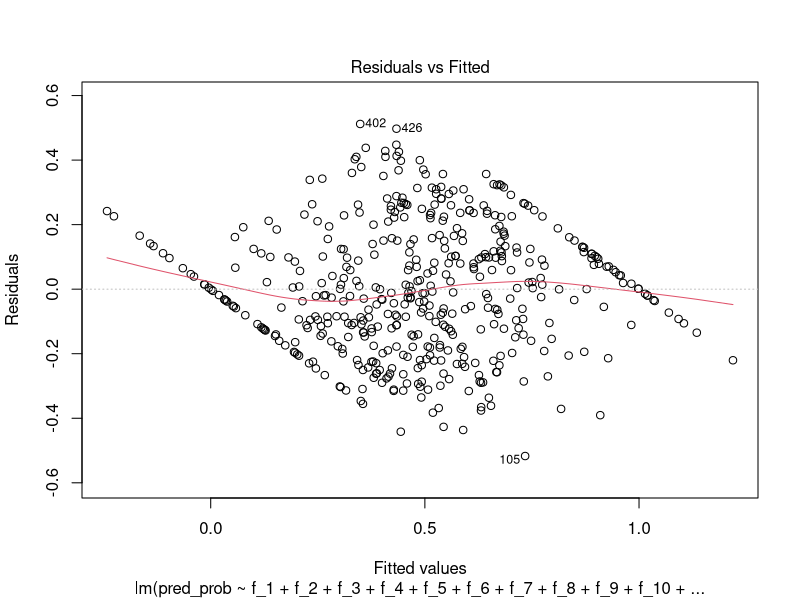
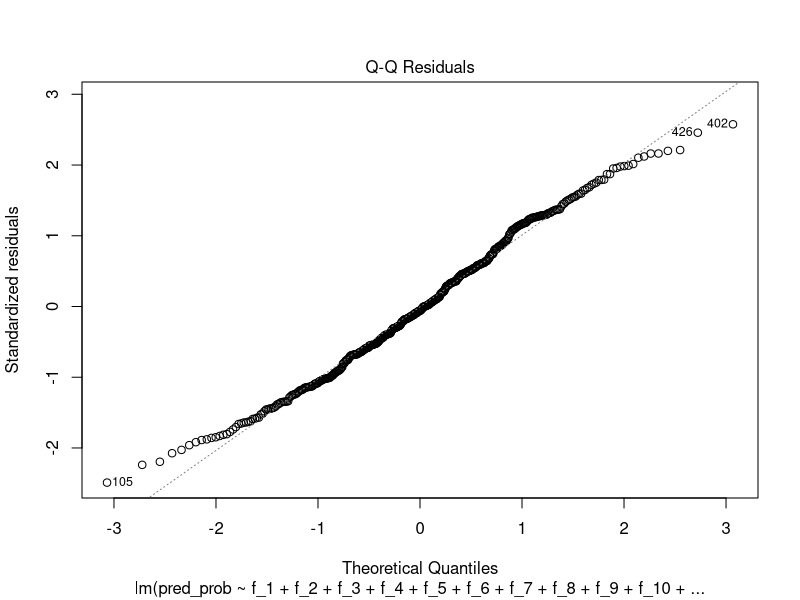
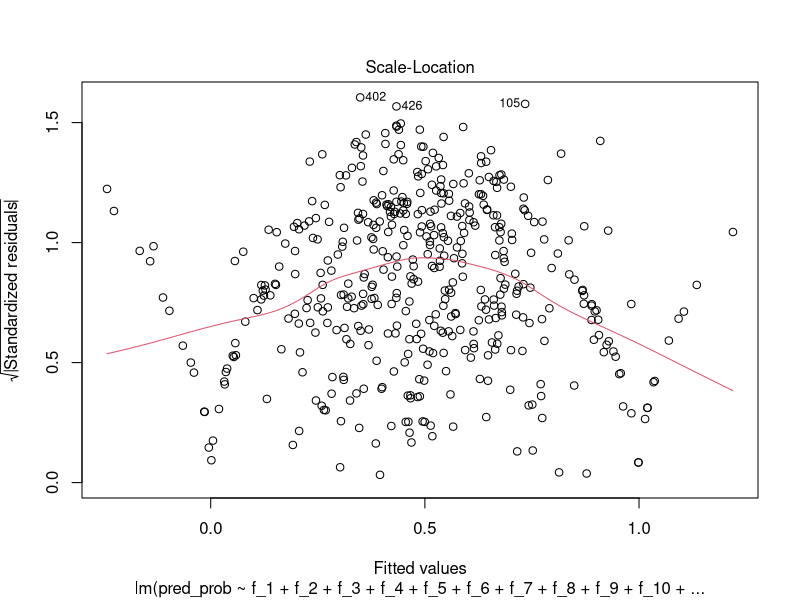
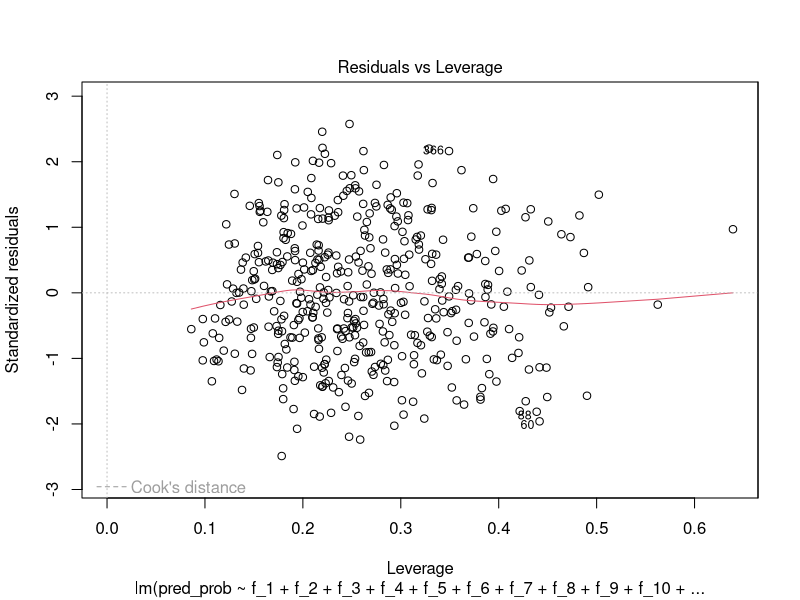
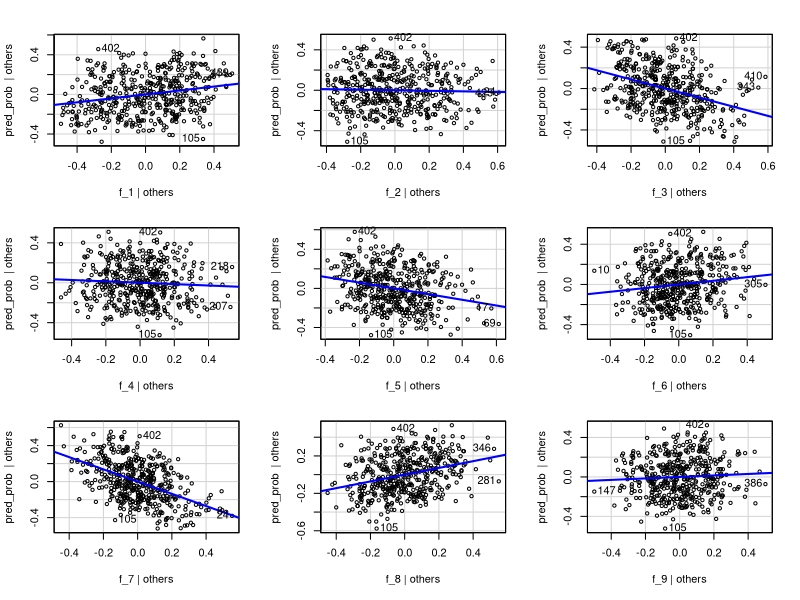
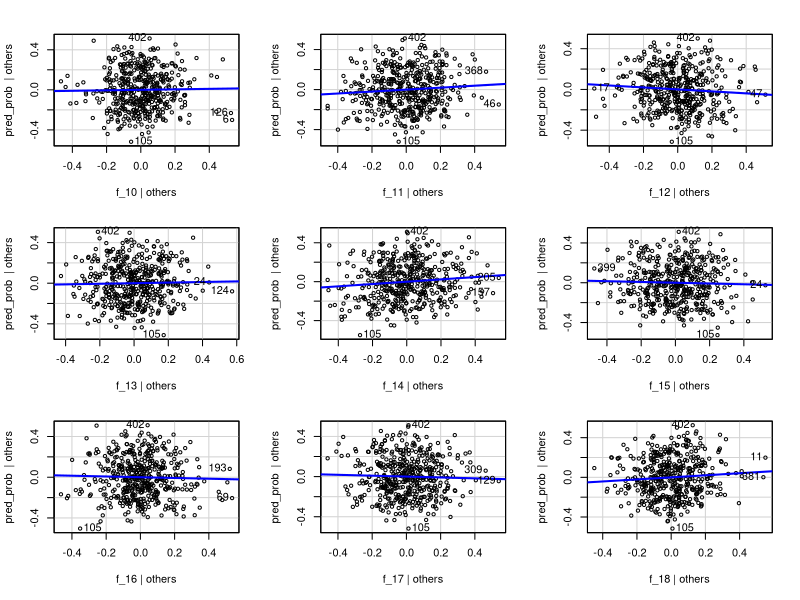
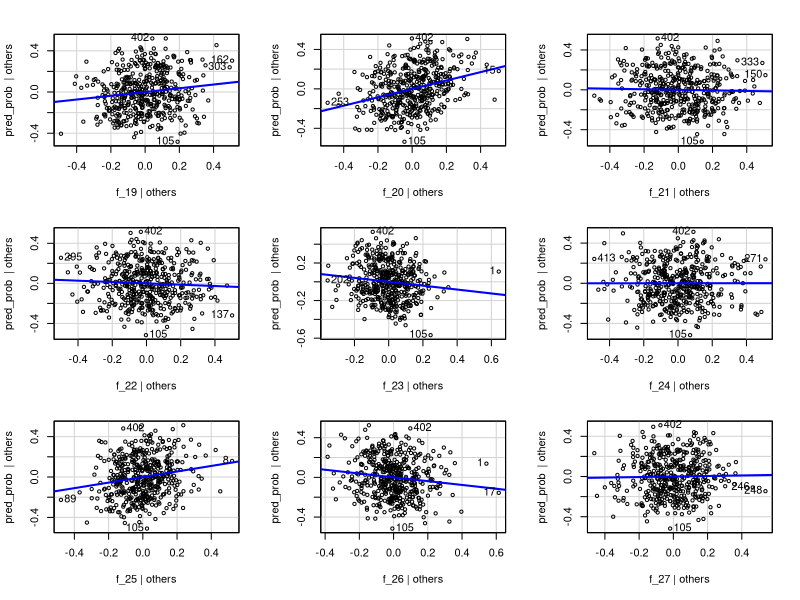
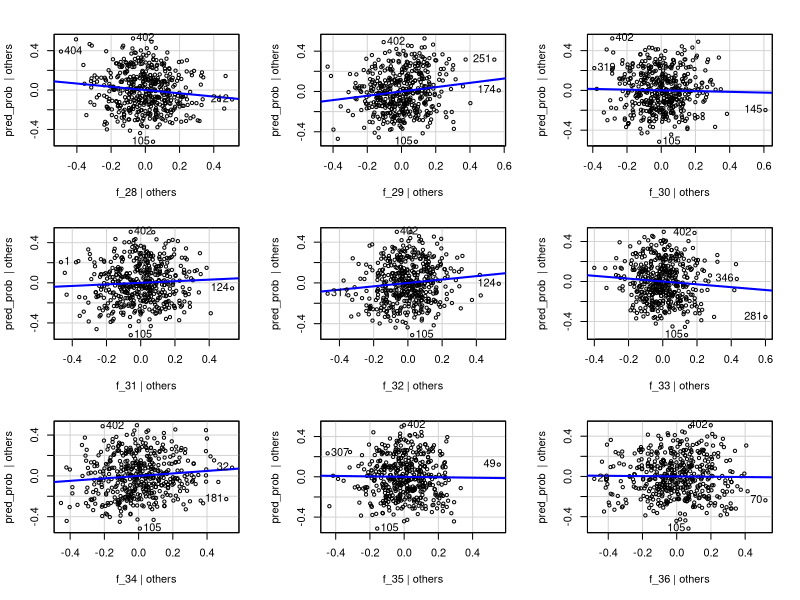

These charts were generated, in order, by the following R code: (Note: this script raises an error after producing the figures.)
## ---- chunk 1
knitr::opts_chunk$set(echo = TRUE)
## ---- chunk 2
# Load the required libraries
library(tidyverse)
library(caret)
library(MASS)
library(car)


## ---- chunk 3
# Load the dataset
data <- read.csv("pca_data_120_d7.csv")  # Update with the actual CSV file name

# Display the structure of the loaded data
str(data)

## ---- chunk 4
# Load the dplyr package for data manipulation
library(dplyr)

# Normalize each feature to the range [0, 1]
normalized_data <- data %>%
  mutate(across(starts_with("f"), ~ (.-min(.)) / (max(.) - min(.))))

# Display the first few rows of the normalized data
head(normalized_data)


## ---- chunk 5
col_name <- NULL;
for (i in 1:400) {
  
  col_name <-  paste0(col_name,"f_", i,"+")
  #data[, col_name] <- boxcox(data[, paste0("Feature_", i)], lambda = NULL)$x
}
cat(col_name)
## ---- chunk 6
model_2  = lm(pred_prob ~ f_1+f_2+f_3+f_4+f_5+f_6+f_7+f_8+f_9+f_10+f_11+f_12+f_13+f_14+f_15+f_16+f_17+f_18+f_19+f_20+f_21+f_22+f_23+f_24+f_25+f_26+f_27+f_28+f_29+f_30+f_31+f_32+f_33+f_34+f_35+f_36+f_37+f_38+f_39+f_40+f_41+f_42+f_43+f_44+f_45+f_46+f_47+f_48+f_49+f_50+f_51+f_52+f_53+f_54+f_55+f_56+f_57+f_58+f_59+f_60+f_61+f_62+f_63+f_64+f_65+f_66+f_67+f_68+f_69+f_70+f_71+f_72+f_73+f_74+f_75+f_76+f_77+f_78+f_79+f_80+f_81+f_82+f_83+f_84+f_85+f_86+f_87+f_88+f_89+f_90+f_91+f_92+f_93+f_94+f_95+f_96+f_97+f_98+f_99+f_100+f_101+f_102+f_103+f_104+f_105+f_106+f_107+f_108+f_109+f_110+f_111+f_112+f_113+f_114+f_115+f_116+f_117+f_118+f_119+f_120, data = normalized_data)
summary(model_2)
## ---- chunk 7

plot(model_2)
## ---- chunk 8

residuals <- residuals(model_2)

# Create the AV plot
avPlots(model_2)

# Create the CR plot
crPlots(model_2)

## ---- chunk 9
# Apply Box-Cox transformation to the target variable (response) if needed
# For example, if you have a response variable named 'y', you can transform it like this:
# data$y_transformed <- boxcox(data$y, lambda = NULL)
# Uncomment and modify the above line based on your data

# Apply Box-Cox transformation to the features
# Assuming the transformed features are named 'Feature_1_transformed', ..., 'Feature_10_transformed'

boxcox(data[, paste0("Feature_1")], lambda = NULL)
for (i in 1:10) {
  boxcox(data[, paste0("Feature_", i)], lambda = NULL)
  #col_name <- paste0("Feature_", i, "_transformed")
  #data[, col_name] <- boxcox(data[, paste0("Feature_", i)], lambda = NULL)$x
}

# Define the list of transformed feature names
transformed_feature_names <- paste0("Feature_", 1:10, "_transformed")  # Adjust the range as needed

# Construct the formula for MLR
formula <- reformulate(transformed_feature_names, response = "y")

# Perform Multiple Linear Regression (MLR) using the transformed features
model <- lm(formula, data = data)

# Display the summary of the MLR model
summary(model)


## ---- chunk 10
model3  = lm(pred_prob ~ f_1+f_2+f_3+f_4+f_5+f_6+f_7+f_8+f_9+f_10+f_11+f_12+f_13+f_14+f_15+f_16+f_17+f_18+f_19+f_20+f_21+f_22+f_23+f_24+f_25+f_26+f_27+f_28+f_29+f_30+f_31+f_32+f_33+f_34+f_35+f_36+f_37+f_38+f_39+f_40+f_41+f_42+f_43+f_44+f_45+f_46+f_47+f_48+f_49+f_50+f_51+f_52+f_53+f_54+f_55+f_56+f_57+f_58+f_59+f_60+f_61+f_62+f_63+f_64+f_65, data = normalized_data)
summary(model3)
## ---- chunk 11
model4  = lm(pred_prob ~ f_250+f_251+f_252+f_253+f_254+f_255+f_256+f_257+f_258+f_259+f_260+f_261+f_262+f_263+f_264+f_265+f_266+f_267+f_268+f_269+f_270+f_271+f_272+f_273+f_274+f_275+f_276+f_277+f_278+f_279+f_280+f_281+f_282+f_283+f_284+f_285+f_286+f_287+f_288+f_289+f_290+f_291+f_292+f_293+f_294+f_295+f_296+f_297+f_298+f_299+f_300+f_301+f_302+f_303+f_304+f_305+f_306+f_307+f_308+f_309+f_310+f_311+f_312+f_313+f_314+f_315+f_316+f_317+f_318+f_319+f_320+f_321+f_322+f_323+f_324+f_325+f_326+f_327+f_328+f_329+f_330+f_331+f_332+f_333+f_334+f_335+f_336+f_337+f_338+f_339+f_340+f_341+f_342+f_343+f_344+f_345+f_346+f_347+f_348+f_349+f_350, data = normalized_data)
summary(model4)
